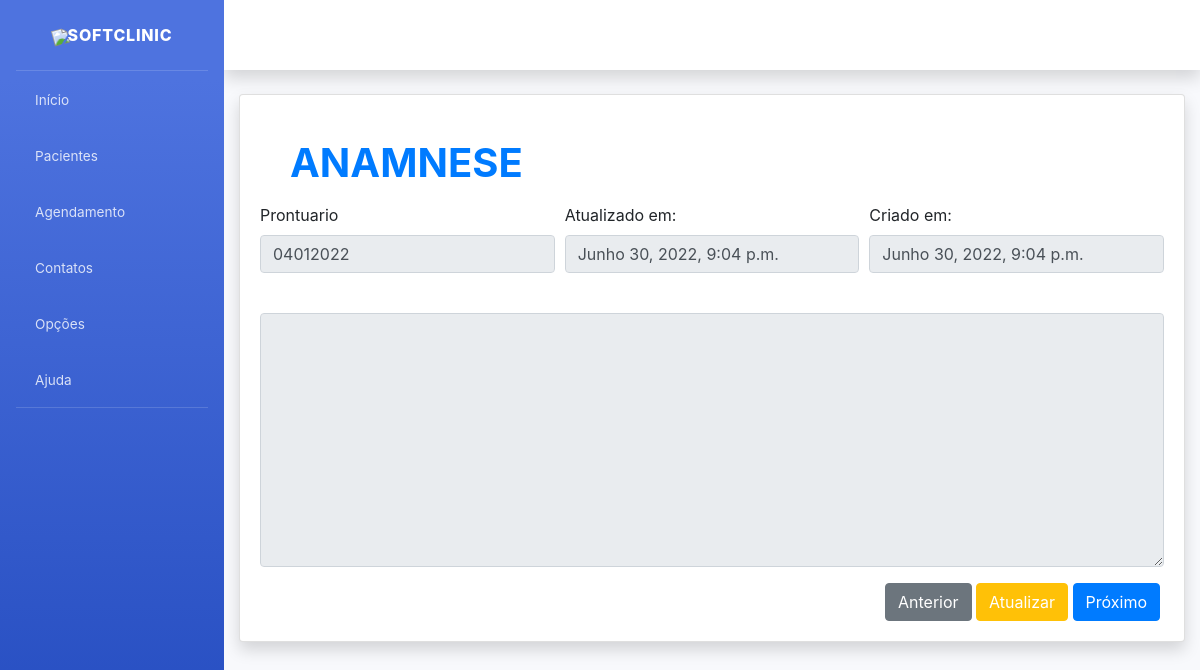
Screenshot of /anamnese-detalhes/3/ with the database file from the repository.
### prontuario/models.py (models this page shows, shortened)
class Anamnese(models.Model):
    created_at = models.DateTimeField(auto_now_add=True)
    updated_at = models.DateTimeField(auto_now=True)
    prontuario = models.ForeignKey(Prontuario, on_delete=models.CASCADE)
    anamnese = models.TextField(verbose_name="Anamnese")

class Prontuario(models.Model):
    paciente = models.OneToOneField(Paciente, on_delete=models.CASCADE)
    num_prontuario = models.CharField("NumProntuario", max_length=200)
    def __str__(self):
        return self.num_prontuario

### prontuario/views.py (the view)
# urls.py: path("anamnese-detalhes/<int:pk>/", anamnese_detalhes, name="anamnese_detalhes"),
def anamnese_detalhes(request, pk=None):
    object = Anamnese.objects.get(pk=pk)
    context = {
        'object': object,
    }
    return render(request, 'prontuario/anamnese_detalhes.html', context)

### prontuario/templates/prontuario/anamnese_detalhes.html (shortened to what this page needs)
{% extends "pacientes/base.html" %}
{% load static %}
{% load crispy_forms_tags %}
{% block content %}
<div class="container">
    <div class="card shadow mb-4">
        <div class="card-body"><br>
            <h1 class="mb-3 text-primary">
                <b>ANAMNESE</b>
            </h1>
            <form method="POST" action=".">
                 <div class="form-row">
                    <div class="form-group col-md-4">
                        <label>Prontuario</label>
                        <input type="text" class="form-control" value="{{ object.prontuario }}" disabled>
                    </div>
                    <div class="form-group col-md-4">
                        <label>Atualizado em:</label>
                        <input type="text" class="form-control" value="{{ object.updated_at}}" name="updated_at" disabled>
                    </div>
                    <div class="form-group col-md-4">
                        <label>Criado em:</label>
                        <input type="text" class="form-control" value="{{ object.created_at}}" name="created_at" disabled>
                    </div>
                </div>
                <div class="form-row">
                    <div class="form-group col-md-12">
                        <textarea type="textarea" cols="40" rows="10" class="textarea form-control" value="{{ object.anamnese }}" disabled>{{ object.anamnese }}</textarea>
                    </div>
                </div>
            </form>
            <div class="mr-1 text-right">
                <a href="{% url 'paciente_detalhes' object.pk %}" class="btn btn-secondary text-white" type="button">
                    <span class="text">Anterior</span>
                </a>
                <a href="{% url 'anamnese_edit' object.pk %}" class="btn btn-warning text-white" type="button">
                    <span class="text">Atualizar</span>
                </a>
                <a href="{% url 'inf_sau_sis_detalhes' object.pk %}" class="btn btn-primary text-white" type="button">
                    <span class="text">Próximo</span>
                </a>
            </div>
        </div>
    </div>
</div>
</div>
{% endblock content %}

### static/css/styles.css (style rules this page uses)
h1 { color: navy; margin-left: 30px; }

### rows the page displays
Anamnese: prontuario "04012022", updated_at "Junho 30, 2022, 9:04 p.m.", created_at "Junho 30, 2022, 9:04 p.m."
